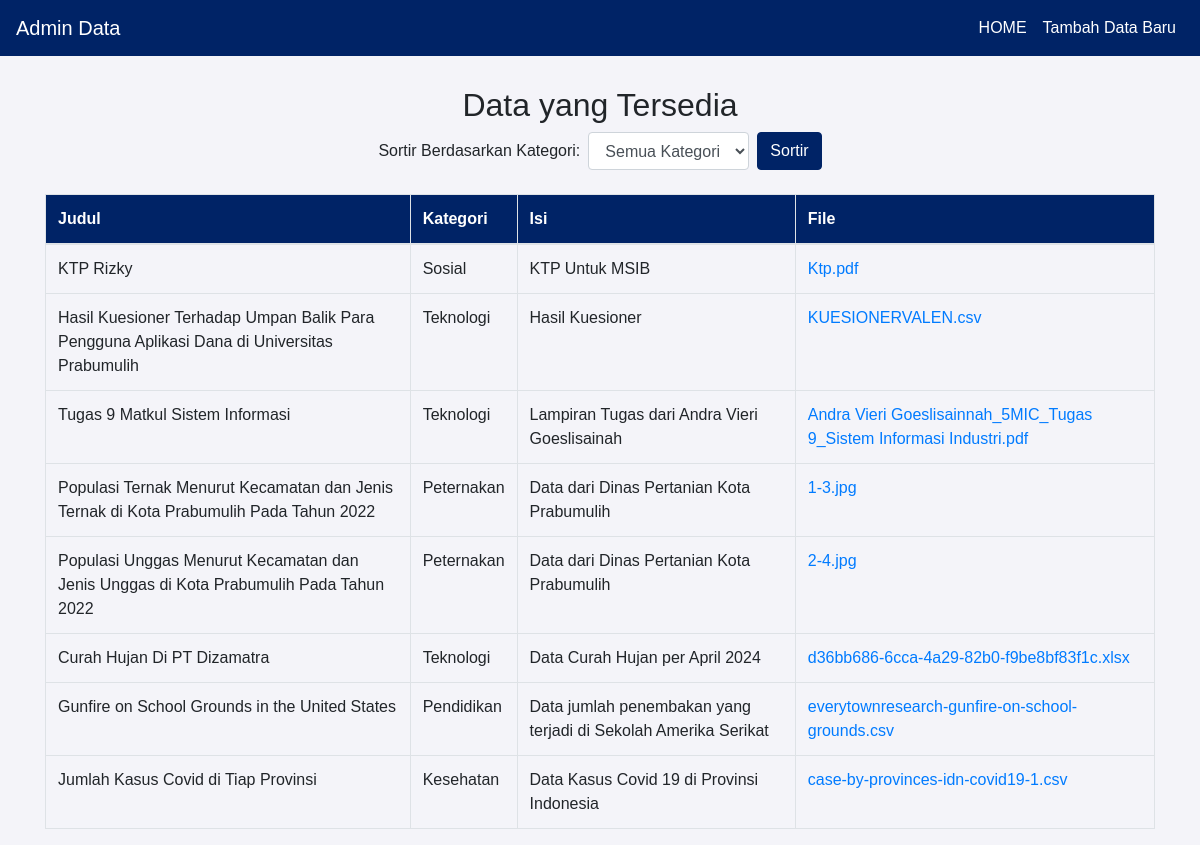
Page /ADMIN/admin.php on the committed database.
### tables this page shows
CREATE TABLE `kamui` (
  `id` int(11) NOT NULL,
  `judul` varchar(255) NOT NULL,
  `kategori` varchar(255) NOT NULL,
  `kutipan` text NOT NULL,
  `isi` text NOT NULL,
  `file_path` varchar(255) NOT NULL,
  `file_type` varchar(50) NOT NULL,
  `created_at` timestamp NOT NULL DEFAULT current_timestamp()
);

### ADMIN/admin.php (the view, shortened to what this page needs)
<?php
$servername = "localhost";
$username = "root";
$password = "";
$dbname = "Ninja";
$conn = new mysqli($servername, $username, $password, $dbname);
$sql = "SELECT id, judul, kategori, isi, file_path FROM Kamui";
$stmt = $conn->prepare($sql);
$stmt->execute();
$result = $stmt->get_result();
?>
<!DOCTYPE html>
<html lang="en">
<head>
    <link rel="stylesheet" href="https://stackpath.bootstrapcdn.com/bootstrap/4.5.2/css/bootstrap.min.css">
</head>
<body>
    <nav class="navbar navbar-expand-lg">
        <a class="navbar-brand" href="#">Admin Data</a>
        <div class="collapse navbar-collapse">
            <ul class="navbar-nav ml-auto">
                <li class="nav-item">
                    <a class="nav-link" href="../index.php">HOME</a>
                </li>
                <li class="nav-item">
                    <a class="nav-link" href="halaman_input.php">Tambah Data Baru</a>
                </li>
            </ul>
        </div>
    </nav>
    <div class="container">
        <h2 class="text-center">Data yang Tersedia</h2>
        <form method="GET" action="admin.php" class="form-inline justify-content-center mb-4">
            <div class="form-group">
                <label for="kategori" class="mr-2">Sortir Berdasarkan Kategori: </label>
                <select name="kategori" id="kategori" class="form-control">
                    <option value="">Semua Kategori</option>
                </select>
            </div>
            <button type="submit" class="btn btn-primary ml-2">Sortir</button>
        </form>
        <table class="table table-bordered">
            <thead>
                <tr>
                    <th>Judul</th>
                    <th>Kategori</th>
                    <th>Isi</th>
                    <th>File</th>
                </tr>
            </thead>
            <tbody>
                <?php if ($result->num_rows > 0) {
                    while ($row = $result->fetch_assoc()) {
                        $file_name = basename($row["file_path"]);
                        ?>
                        <tr>
                            <td><?php echo $row["judul"]; ?></td>
                            <td><?php echo $row["kategori"]; ?></td>
                            <td><?php echo $row["isi"]; ?></td>
                            <td><a href="<?php echo $row["file_path"]; ?>" target="_blank"><?php echo $file_name; ?></a></td>
                        </tr>
                    <?php }
                } else { ?>
                    <tr>
                        <td colspan="4" class="text-center">No records found</td>
                    </tr>
                <?php } ?>
            </tbody>
        </table>
    </div>
</body>
</html>

### ADMIN/admin.php (style rules this page uses)
body { background-color: #f4f4f9; font-family: Arial, sans-serif; }
.navbar { background-color: #002366; color: white; }
.navbar-brand, .navbar-nav .nav-link { color: white !important; }
.container { margin-top: 30px; }
.table thead { background-color: #002366; color: white; }
.btn-primary { background-color: #002366; border-color: #002366; }

### rows in the picture
kamui: judul "KTP Rizky", kategori "Sosial", isi "KTP Untuk MSIB", file_path "Ktp.pdf"
kamui: judul "Hasil Kuesioner Terhadap Umpan Balik Para Pengguna Aplikasi Dana di Universitas Prabumulih", kategori "Teknologi", isi "Hasil Kuesioner", file_path "KUESIONERVALEN.csv"
kamui: judul "Tugas 9 Matkul Sistem Informasi", kategori "Teknologi", isi "Lampiran Tugas dari Andra Vieri Goeslisainah", file_path "Andra Vieri Goeslisainnah_5MIC_Tugas 9_Sistem Informasi Industri.pdf"
kamui: judul "Populasi Ternak Menurut Kecamatan dan Jenis Ternak di Kota Prabumulih Pada Tahun 2022", kategori "Peternakan", isi "Data dari Dinas Pertanian Kota Prabumulih", file_path "1-3.jpg"
kamui: judul "Populasi Unggas Menurut Kecamatan dan Jenis Unggas di Kota Prabumulih Pada Tahun 2022", kategori "Peternakan", isi "Data dari Dinas Pertanian Kota Prabumulih", file_path "2-4.jpg"
kamui: judul "Curah Hujan Di PT Dizamatra", kategori "Teknologi", isi "Data Curah Hujan per April 2024", file_path "d36bb686-6cca-4a29-82b0-f9be8bf83f1c.xlsx"
kamui: judul "Gunfire on School Grounds in the United States", kategori "Pendidikan", isi "Data jumlah penembakan yang terjadi di Sekolah Amerika Serikat", file_path "everytownresearch-gunfire-on-school-grounds.csv"
kamui: judul "Jumlah Kasus Covid di Tiap Provinsi", kategori "Kesehatan", isi "Data Kasus Covid 19 di Provinsi Indonesia", file_path "case-by-provinces-idn-covid19-1.csv"
